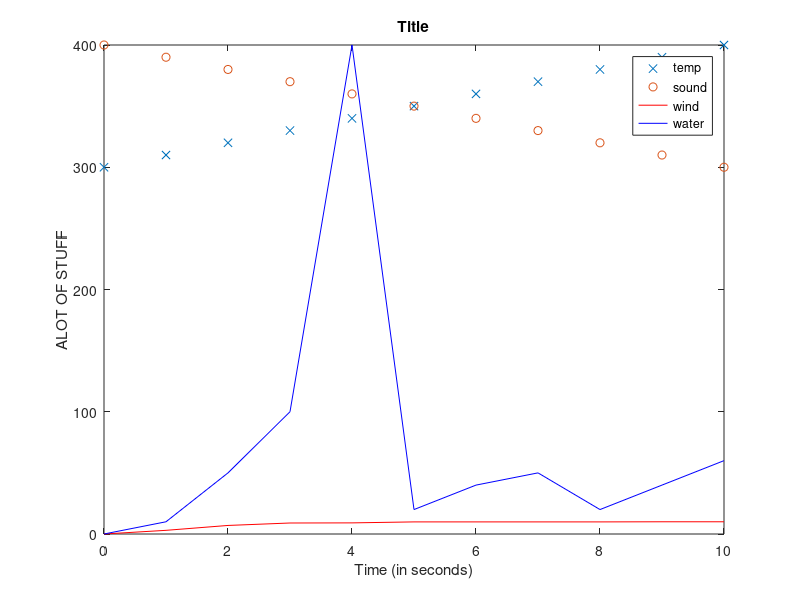

MATLAB code for this plot: (Note: this script raises an error after producing the figure.)
% || MATLAB SYNTAX GUIDE || by Shyam Thiagarajan |

% This is a single line comment

%{
This is a
multiline comment
%}


% variable syntax and basic operators
variable = 5;
variable = 1+4;
variable = 5 * 1;
variable = 100 / 20;
variable = 5^1;
variable = sqrt(25);
variable = 3.145926;
approx = 3;


% strings
name = 'John';


% Output
disp('printed');
disp(name);
fprintf('printed %s \n', 'name'); % print string and variable and nextline
% prints 'Pi is 3.14 and can be approximated with 3'
fprintf('Pi is %.3f and can be approximated with %d\n', pi, approx);


% Table Output
fprintf('time \t temperature\n')
fprintf('3.3 \t 300\n')


% row vectors (arrays)
vector = []; % empty vector
vector = [1 2 3 4];
vector = [1, 2, 3, 4];
vector = linspace(1,9,5); % is [1 3 5 7 9]
vector = (1:2:10); % returns [1 3 5 7 9]
element = vector(2); % returns 3


% column vectors (n dimensional arrays)
vector = vector'; % column vector of row vector [1;3;5;7;9]
vector = [1;2;3;4]; % [1; 2; 3; 4]
element = vector(3); % returns 3

% Matrices (2d arrays)
matrix = [1, 2, 3; 4, 5, 6];
first = linspace(1,3,3);
second = (4:1:6);
matrix = [first; second];
element = matrix(1,1); % accesses first row, first column in above matrix


% booleans
iKnowSomeMatlab = true; % note, any number other than 0 is true
iKnowAllMatlab = false; % note, any number not zer0 is true
gonnaBeFalse = 1<5 && 5<1;
gonnaBeTrue = 1>10 || 1>0;
gonnaBeTrue = ~false;


% simple branching
if true
    disp('printed');
end

if false
    disp('not printed');
end

if -100
    disp('printed, only zero is false');
end

if 5
    disp('printed, only zero is false');
end

if 0
    disp('Not Printed, Zero is false');
end


% if, elif, else branching
magicNumber = 7;
if magicNumber == 8
    disp('Not Printed');
elseif magicNumber == 6
    disp('Not Printed');
else
    disp('Printed');
end


% Complex branching
if (1<2 && ~5<1) || 0
    if 1<9 || 9>10
        disp('Printed');
    elseif 1<9
        disp('Not Printed, since line 101 true');
    end
else
    disp('Not Printed since line 102 true');
end


% Looping
    % The following loop displays 0 1 2 3 4 5 6 7 8 9
for i=0:1:9
    disp(i)
end

    % A simple countdown: prints 3 2 1
countDown = 3;
while(countDown > 0)
   disp(countDown);
   countDown = countDown - 1;
end


% nested looping
    % displays the matrix to the screen
a=[1 2 3; 4 5 6; 7 8 9];
for i=1:1:3
  for j=1:1:3
    element = a(i,j);
    fprintf(' %d ', element);
  end
  fprintf('\n')
end


% Plotting 
time = [0 1 2 3 4 5 6 7 8 9 10];
temperature = (300:10:400);
sound = linspace(400,300,11);
wind = [0 3 7 9 9.1 9.9 9.9 9.9 9.9 10 10];
water = [0 10 50 100 400 20 40 50 20 40 60];
plot(time, temperature, 'x'); % scatter with x
hold on;
plot(time, sound, 'o'); % scatter with o
hold on;
plot(time, wind, '-r') % red line
hold on;
plot(time, water, '-b') % blue line
xlabel('Time (in seconds)');
ylabel('ALOT OF STUFF');
title('Title');
legend('temp','sound', 'wind', 'water');


% Functions
mean = calcVectorMean([1,2], 2);    % calling mean function
dispVector([1 2 3]);    % calling disp vector function

function mean = calcVectorMean(v, n)
    mean = sum(v)/n;
end

function dispVector(v)
    for i=1:1:length(v)
        fprintf('% i ', v(i))
    end
    fprintf('\n')
end
